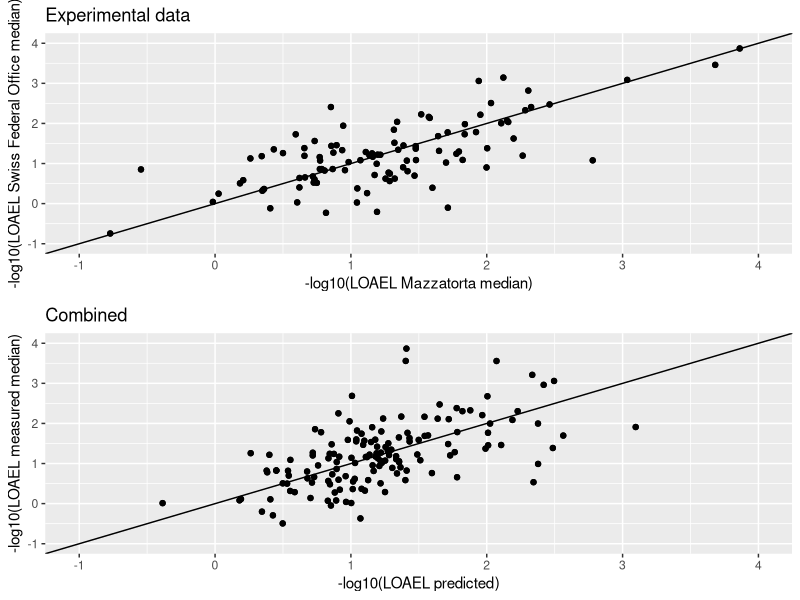

Generate this figure with R:
library(ggplot2)
library(grid)
library(gridExtra)

experimental <- read.csv("data/median-correlation.csv",header=T)
p1 = qplot(-log10(mazzatorta),-log10(swiss),data=experimental,xlab="-log10(LOAEL Mazzatorta median)",ylab="-log10(LOAEL Swiss Federal Office median)",main="Experimental data") + geom_point() + geom_abline(intercept=0.0) + xlim(-1,4) + ylim(-1,4)

combined = read.csv("data/combined-test-predictions.csv",header=T)

p2 = qplot(-log10(LOAEL_predicted),-log10(LOAEL_measured_median),data=combined,xlab="-log10(LOAEL predicted)",ylab="-log10(LOAEL measured median)",main="Combined") + geom_point() + geom_abline(intercept=0.0)  + xlim(-1,4) + ylim(-1,4)

pdf('figure/test-correlation.pdf')
grid.arrange(p1,p2,ncol=1)
dev.off()

